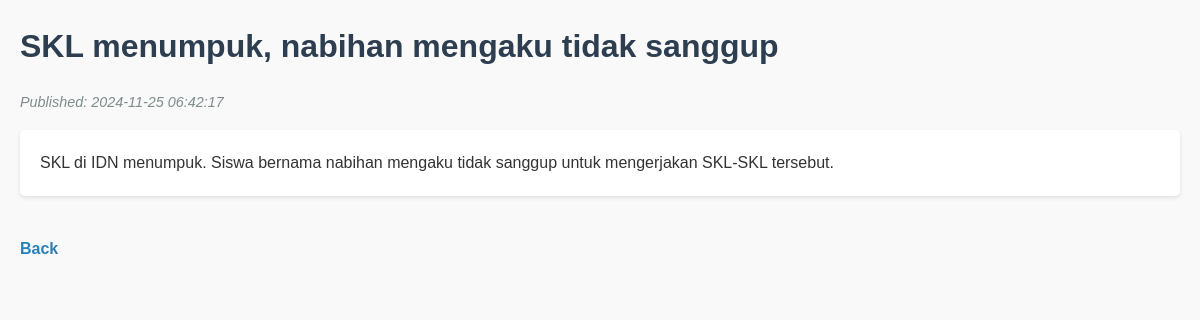
Page /article.php?id=2 on the committed database.
### tables this page shows
CREATE TABLE `articles` (
  `id` int NOT NULL,
  `title` varchar(255) NOT NULL,
  `content` text NOT NULL,
  `created_at` timestamp NULL DEFAULT CURRENT_TIMESTAMP
);

### article.php (the view, shortened to what this page needs)
<?php
include 'includes/db.php';
$id = (int)$_GET['id'];
$stmt = $conn->prepare("SELECT title, content, created_at FROM articles WHERE id = ?");
$stmt->bind_param("i", $id);
$stmt->execute();
$result = $stmt->get_result();
$article = $result->fetch_assoc();
?>
<!DOCTYPE html>
<html lang="en">
<head>
  <link rel="stylesheet" href="article.css">
</head>
<body>
  <h1><?php echo $article['title']; ?></h1>
  <p><em>Published: <?php echo $article['created_at']; ?></em></p>
  <div>
    <?php echo nl2br($article['content']); ?>
  </div>
  <a href="index.php">Back</a>
</body>
</html>

### article.css (style rules this page uses)
body { font-family: Arial, sans-serif; line-height: 1.6; margin: 20px; background-color: #f9f9f9; color: #333; }
h1 { font-size: 2em; color: #2c3e50; margin-bottom: 10px; }
p em { color: #7f8c8d; font-size: 0.9em; }
div { background-color: #ffffff; padding: 20px; border-radius: 5px; box-shadow: 0 2px 4px rgba(0, 0, 0, 0.1); margin-bottom: 20px; }
a { display: inline-block; margin-top: 20px; text-decoration: none; color: #2980b9; font-weight: bold; }

### rows in the picture
articles: title "SKL menumpuk, nabihan mengaku tidak sanggup", created_at "2024-11-25 06:42:17", content "SKL di IDN menumpuk. Siswa bernama nabihan mengaku tidak sanggup untuk mengerjakan SKL-SKL tersebut."
